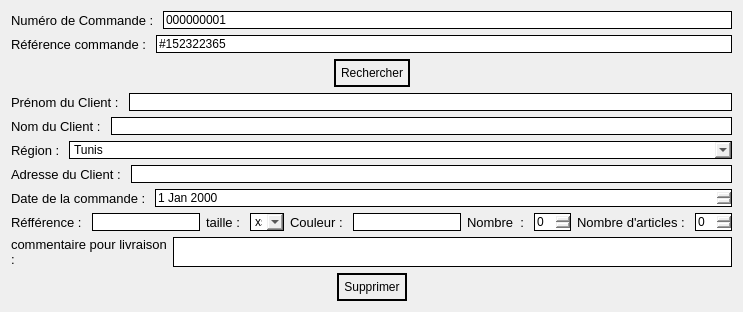
             <widget class="QWidget" name="tab_8">
              <attribute name="title">
               <string>   Supprimer Commande   </string>
              </attribute>
              <layout class="QGridLayout" name="gridLayout_14">
               <item row="0" column="0">
                <layout class="QVBoxLayout" name="verticalLayout_26">
                 <item>
                  <layout class="QHBoxLayout" name="horizontalLayout_72">
                   <item>
                    <widget class="QLabel" name="label_75">
                     <property name="font">
                      <font>
                       <family>Segoe UI</family>
                       <pointsize>10</pointsize>
                       <italic>false</italic>
                       <fontweight>DemiBold</fontweight>
                      </font>
                     </property>
                     <property name="styleSheet">
                      <string notr="true">font: 600 10pt &quot;Segoe UI&quot;;
color: rgb(0, 0, 0);</string>
                     </property>
                     <property name="text">
                      <string>Numéro de Commande : </string>
                     </property>
                    </widget>
                   </item>
                   <item>
                    <widget class="QLineEdit" name="lineEdit_39">
                     <property name="styleSheet">
                      <string notr="true">color: rgb(0, 0, 0);
border: 1px solid black;
font: 600 10pt &quot;Segoe UI&quot;;</string>
                     </property>
                     <property name="text">
                      <string>000000001</string>
                     </property>
                     <property name="readOnly">
                      <bool>true</bool>
                     </property>
                    </widget>
                   </item>
                  </layout>
                 </item>
                 <item>
                  <layout class="QHBoxLayout" name="horizontalLayout_73">
                   <item>
                    <widget class="QLabel" name="label_76">
                     <property name="font">
                      <font>
                       <family>Segoe UI</family>
                       <pointsize>10</pointsize>
                       <italic>false</italic>
                       <fontweight>DemiBold</fontweight>
                      </font>
                     </property>
                     <property name="styleSheet">
                      <string notr="true">font: 600 10pt &quot;Segoe UI&quot;;
color: rgb(0, 0, 0);</string>
                     </property>
                     <property name="text">
                      <string>Référence commande : </string>
                     </property>
                    </widget>
                   </item>
                   <item>
                    <widget class="QLineEdit" name="lineEdit_40">
                     <property name="styleSheet">
                      <string notr="true">color: rgb(0, 0, 0);
border: 1px solid black;
font: 600 10pt &quot;Segoe UI&quot;;</string>
                     </property>
                     <property name="text">
                      <string>#152322365</string>
                     </property>
                     <property name="readOnly">
                      <bool>true</bool>
                     </property>
                    </widget>
                   </item>
                  </layout>
                 </item>
                 <item>
                  <layout class="QHBoxLayout" name="horizontalLayout_74">
                   <item>
                    <spacer name="horizontalSpacer_35">
                     <property name="orientation">
                      <enum>Qt::Orientation::Horizontal</enum>
                     </property>
                     <property name="sizeHint" stdset="0">
                      <size>
                       <width>40</width>
                       <height>20</height>
                      </size>
                     </property>
                    </spacer>
                   </item>
                   <item>
                    <widget class="QPushButton" name="pushButton_35">
                     <property name="styleSheet">
                      <string notr="true">font: 600 12pt &quot;Segoe UI&quot;;
color: rgb(0, 0, 0);
 border: 2px solid black;
    border-radius: 15px;
    padding: 5px; 
selection-background-color: rgb(0, 21, 155);
</string>
                     </property>
                     <property name="text">
                      <string>Rechercher</string>
                     </property>
                    </widget>
                   </item>
                   <item>
                    <spacer name="horizontalSpacer_36">
                     <property name="orientation">
                      <enum>Qt::Orientation::Horizontal</enum>
                     </property>
                     <property name="sizeHint" stdset="0">
                      <size>
                       <width>40</width>
                       <height>20</height>
                      </size>
                     </property>
                    </spacer>
                   </item>
                  </layout>
                 </item>
                 <item>
                  <layout class="QHBoxLayout" name="horizontalLayout_75">
                   <item>
                    <widget class="QLabel" name="label_77">
                     <property name="font">
                      <font>
                       <family>Segoe UI</family>
                       <pointsize>10</pointsize>
                       <italic>false</italic>
                       <fontweight>DemiBold</fontweight>
                      </font>
                     </property>
                     <property name="styleSheet">
                      <string notr="true">font: 600 10pt &quot;Segoe UI&quot;;
color: rgb(0, 0, 0);</string>
                     </property>
                     <property name="text">
                      <string>Prénom du Client : </string>
                     </property>
                    </widget>
                   </item>
                   <item>
                    <widget class="QLineEdit" name="lineEdit_41">
                     <property name="styleSheet">
                      <string notr="true">color: rgb(0, 0, 0);
border: 1px solid black;
font: 600 10pt &quot;Segoe UI&quot;;</string>
                     </property>
                     <property name="text">
                      <string/>
                     </property>
                     <property name="readOnly">
                      <bool>true</bool>
                     </property>
                    </widget>
                   </item>
                  </layout>
                 </item>
                 <item>
                  <layout class="QHBoxLayout" name="horizontalLayout_76">
                   <item>
                    <widget class="QLabel" name="label_78">
                     <property name="font">
                      <font>
                       <family>Segoe UI</family>
                       <pointsize>10</pointsize>
                       <italic>false</italic>
                       <fontweight>DemiBold</fontweight>
                      </font>
                     </property>
                     <property name="styleSheet">
                      <string notr="true">font: 600 10pt &quot;Segoe UI&quot;;
color: rgb(0, 0, 0);</string>
                     </property>
                     <property name="text">
                      <string>Nom du Client : </string>
                     </property>
                    </widget>
                   </item>
                   <item>
                    <widget class="QLineEdit" name="lineEdit_42">
                     <property name="styleSheet">
                      <string notr="true">color: rgb(0, 0, 0);
border: 1px solid black;
font: 600 10pt &quot;Segoe UI&quot;;</string>
                     </property>
                     <property name="text">
                      <string/>
                     </property>
                     <property name="readOnly">
                      <bool>true</bool>
                     </property>
                    </widget>
                   </item>
                  </layout>
                 </item>
                 <item>
                  <layout class="QHBoxLayout" name="horizontalLayout_77">
                   <item>
                    <widget class="QLabel" name="label_79">
                     <property name="font">
                      <font>
                       <family>Segoe UI</family>
                       <pointsize>10</pointsize>
                       <italic>false</italic>
                       <fontweight>DemiBold</fontweight>
                      </font>
                     </property>
                     <property name="styleSheet">
                      <string notr="true">font: 600 10pt &quot;Segoe UI&quot;;
color: rgb(0, 0, 0);</string>
                     </property>
                     <property name="text">
                      <string>Région : </string>
                     </property>
                    </widget>
                   </item>
                   <item>
                    <widget class="QComboBox" name="comboBox_9">
                     <property name="sizePolicy">
                      <sizepolicy hsizetype="Expanding" vsizetype="Fixed">
                       <horstretch>0</horstretch>
                       <verstretch>0</verstretch>
                      </sizepolicy>
                     </property>
                     <property name="styleSheet">
                      <string notr="true">color: rgb(0, 0, 0);
border: 1px solid black;
font: 600 10pt &quot;Segoe UI&quot;;</string>
                     </property>
                     <item>
                      <property name="text">
                       <string>Tunis</string>
                      </property>
                     </item>
                     <item>
                      <property name="text">
                       <string>Sousse</string>
                      </property>
                     </item>
                     <item>
                      <property name="text">
                       <string>nabeul</string>
                      </property>
                     </item>
                    </widget>
                   </item>
                  </layout>
                 </item>
                 <item>
                  <layout class="QHBoxLayout" name="horizontalLayout_78">
                   <item>
                    <widget class="QLabel" name="label_80">
                     <property name="font">
                      <font>
                       <family>Segoe UI</family>
                       <pointsize>10</pointsize>
                       <italic>false</italic>
                       <fontweight>DemiBold</fontweight>
                      </font>
                     </property>
                     <property name="styleSheet">
                      <string notr="true">font: 600 10pt &quot;Segoe UI&quot;;
color: rgb(0, 0, 0);</string>
                     </property>
                     <property name="text">
                      <string>Adresse du Client : </string>
                     </property>
                    </widget>
                   </item>
                   <item>
                    <widget class="QLineEdit" name="lineEdit_43">
                     <property name="styleSheet">
                      <string notr="true">color: rgb(0, 0, 0);
border: 1px solid black;
font: 600 10pt &quot;Segoe UI&quot;;</string>
                     </property>
                     <property name="text">
                      <string/>
                     </property>
                     <property name="readOnly">
                      <bool>true</bool>
                     </property>
                    </widget>
                   </item>
                  </layout>
                 </item>
                 <item>
                  <layout class="QHBoxLayout" name="horizontalLayout_79">
                   <item>
                    <widget class="QLabel" name="label_81">
                     <property name="font">
                      <font>
                       <family>Segoe UI</family>
                       <pointsize>10</pointsize>
                       <italic>false</italic>
                       <fontweight>DemiBold</fontweight>
                      </font>
                     </property>
                     <property name="styleSheet">
                      <string notr="true">font: 600 10pt &quot;Segoe UI&quot;;
color: rgb(0, 0, 0);</string>
                     </property>
                     <property name="text">
                      <string>Date de la commande : </string>
                     </property>
                     <property name="scaledContents">
                      <bool>false</bool>
                     </property>
                     <property name="wordWrap">
                      <bool>false</bool>
                     </property>
                    </widget>
                   </item>
                   <item>
                    <widget class="QDateEdit" name="dateEdit_8">
                     <property name="sizePolicy">
                      <sizepolicy hsizetype="Expanding" vsizetype="Fixed">
                       <horstretch>0</horstretch>
                       <verstretch>0</verstretch>
                      </sizepolicy>
                     </property>
                     <property name="styleSheet">
                      <string notr="true">color: rgb(0, 0, 0);
border: 1px solid black;
font: 600 10pt &quot;Segoe UI&quot;;</string>
                     </property>
                    </widget>
                   </item>
                  </layout>
                 </item>
                 <item>
                  <layout class="QHBoxLayout" name="horizontalLayout_80">
                   <item>
                    <layout class="QHBoxLayout" name="horizontalLayout_81">
                     <item>
                      <layout class="QHBoxLayout" name="horizontalLayout_82">
                       <item>
                        <widget class="QLabel" name="label_82">
                         <property name="font">
                          <font>
                           <family>Segoe UI</family>
                           <pointsize>10</pointsize>
                           <italic>false</italic>
                           <fontweight>DemiBold</fontweight>
                          </font>
                         </property>
                         <property name="styleSheet">
                          <string notr="true">font: 600 10pt &quot;Segoe UI&quot;;
color: rgb(0, 0, 0);</string>
                         </property>
                         <property name="text">
                          <string>Réfférence : </string>
                         </property>
                        </widget>
                       </item>
                       <item>
                        <widget class="QLineEdit" name="lineEdit_44">
                         <property name="styleSheet">
                          <string notr="true">color: rgb(0, 0, 0);
border: 1px solid black;
font: 600 10pt &quot;Segoe UI&quot;;</string>
                         </property>
                         <property name="text">
                          <string/>
                         </property>
                         <property name="readOnly">
                          <bool>true</bool>
                         </property>
                        </widget>
                       </item>
                      </layout>
                     </item>
                     <item>
                      <layout class="QHBoxLayout" name="horizontalLayout_83">
                       <item>
                        <widget class="QLabel" name="label_83">
                         <property name="font">
                          <font>
                           <family>Segoe UI</family>
                           <pointsize>10</pointsize>
                           <italic>false</italic>
                           <fontweight>DemiBold</fontweight>
                          </font>
                         </property>
                         <property name="styleSheet">
                          <string notr="true">font: 600 10pt &quot;Segoe UI&quot;;
color: rgb(0, 0, 0);</string>
                         </property>
                         <property name="text">
                          <string>taille : </string>
                         </property>
                        </widget>
                       </item>
                       <item>
                        <widget class="QComboBox" name="comboBox_10">
                         <property name="styleSheet">
                          <string notr="true">color: rgb(0, 0, 0);
border: 1px solid black;
font: 600 10pt &quot;Segoe UI&quot;;</string>
                         </property>
                         <item>
                          <property name="text">
                           <string>xs</string>
                          </property>
                         </item>
                         <item>
                          <property name="text">
                           <string>s</string>
                          </property>
                         </item>
                         <item>
                          <property name="text">
                           <string>m</string>
                          </property>
                         </item>
                         <item>
                          <property name="text">
                           <string>l</string>
                          </property>
                         </item>
                         <item>
                          <property name="text">
                           <string>xl</string>
                          </property>
                         </item>
                         <item>
                          <property name="text">
                           <string>xxl</string>
                          </property>
                         </item>
                        </widget>
                       </item>
                      </layout>
                     </item>
                     <item>
                      <layout class="QHBoxLayout" name="horizontalLayout_84">
                       <item>
                        <widget class="QLabel" name="label_84">
                         <property name="font">
                          <font>
                           <family>Segoe UI</family>
                           <pointsize>10</pointsize>
                           <italic>false</italic>
                           <fontweight>DemiBold</fontweight>
                          </font>
                         </property>
                         <property name="styleSheet">
                          <string notr="true">font: 600 10pt &quot;Segoe UI&quot;;
color: rgb(0, 0, 0);</string>
                         </property>
                         <property name="text">
                          <string>Couleur : </string>
                         </property>
                        </widget>
                       </item>
                       <item>
                        <widget class="QLineEdit" name="lineEdit_45">
                         <property name="styleSheet">
                          <string notr="true">color: rgb(0, 0, 0);
border: 1px solid black;
font: 600 10pt &quot;Segoe UI&quot;;</string>
                         </property>
                         <property name="text">
                          <string/>
                         </property>
                         <property name="readOnly">
                          <bool>true</bool>
                         </property>
                        </widget>
                       </item>
                      </layout>
                     </item>
                     <item>
                      <layout class="QHBoxLayout" name="horizontalLayout_85">
                       <item>
                        <widget class="QLabel" name="label_85">
                         <property name="font">
                          <font>
                           <family>Segoe UI</family>
                           <pointsize>10</pointsize>
                           <italic>false</italic>
                           <fontweight>DemiBold</fontweight>
                          </font>
                         </property>
                         <property name="styleSheet">
                          <string notr="true">font: 600 10pt &quot;Segoe UI&quot;;
color: rgb(0, 0, 0);</string>
                         </property>
                         <property name="text">
                          <string>Nombre  : </string>
                         </property>
                        </widget>
                       </item>
                       <item>
                        <widget class="QSpinBox" name="spinBox_5">
                         <property name="styleSheet">
                          <string notr="true">color: rgb(0, 0, 0);
border: 1px solid black;
font: 600 10pt &quot;Segoe UI&quot;;</string>
                         </property>
                        </widget>
                       </item>
                      </layout>
                     </item>
                    </layout>
                   </item>
                   <item>
                    <widget class="QLabel" name="label_86">
                     <property name="font">
                      <font>
                       <family>Segoe UI</family>
                       <pointsize>10</pointsize>
                       <italic>false</italic>
                       <fontweight>DemiBold</fontweight>
                      </font>
                     </property>
                     <property name="styleSheet">
                      <string notr="true">font: 600 10pt &quot;Segoe UI&quot;;
color: rgb(0, 0, 0);</string>
                     </property>
                     <property name="text">
                      <string>Nombre d'articles : </string>
                     </property>
                    </widget>
                   </item>
                   <item>
                    <widget class="QSpinBox" name="spinBox_6">
                     <property name="styleSheet">
                      <string notr="true">color: rgb(0, 0, 0);
border: 1px solid black;
font: 600 10pt &quot;Segoe UI&quot;;</string>
                     </property>
                    </widget>
                   </item>
                  </layout>
                 </item>
                 <item>
                  <layout class="QHBoxLayout" name="horizontalLayout_86">
                   <item>
                    <widget class="QLabel" name="label_87">
                     <property name="font">
                      <font>
                       <family>Segoe UI</family>
                       <pointsize>10</pointsize>
                       <italic>false</italic>
                       <fontweight>DemiBold</fontweight>
                      </font>
                     </property>
                     <property name="styleSheet">
                      <string notr="true">font: 600 10pt &quot;Segoe UI&quot;;
color: rgb(0, 0, 0);</string>
                     </property>
                     <property name="text">
                      <string>commentaire pour livraison : </string>
                     </property>
                     <property name="wordWrap">
                      <bool>true</bool>
                     </property>
                    </widget>
                   </item>
                   <item>
                    <widget class="QLineEdit" name="lineEdit_46">
                     <property name="sizePolicy">
                      <sizepolicy hsizetype="Expanding" vsizetype="Preferred">
                       <horstretch>0</horstretch>
                       <verstretch>0</verstretch>
                      </sizepolicy>
                     </property>
                     <property name="styleSheet">
                      <string notr="true">color: rgb(0, 0, 0);
border: 1px solid black;
font: 600 10pt &quot;Segoe UI&quot;;</string>
                     </property>
                     <property name="text">
                      <string/>
                     </property>
                     <property name="readOnly">
                      <bool>true</bool>
                     </property>
                    </widget>
                   </item>
                  </layout>
                 </item>
                 <item>
                  <layout class="QHBoxLayout" name="horizontalLayout_87">
                   <item>
                    <spacer name="horizontalSpacer_37">
                     <property name="orientation">
                      <enum>Qt::Orientation::Horizontal</enum>
                     </property>
                     <property name="sizeHint" stdset="0">
                      <size>
                       <width>40</width>
                       <height>20</height>
                      </size>
                     </property>
                    </spacer>
                   </item>
                   <item>
                    <widget class="QPushButton" name="pushButton_37">
                     <property name="styleSheet">
                      <string notr="true">font: 600 12pt &quot;Segoe UI&quot;;
color: rgb(0, 0, 0);
 border: 2px solid black;
    border-radius: 15px;
    padding: 5px; 
selection-background-color: rgb(0, 21, 155);
</string>
                     </property>
                     <property name="text">
                      <string>Supprimer</string>
                     </property>
                    </widget>
                   </item>
                   <item>
                    <spacer name="horizontalSpacer_39">
                     <property name="orientation">
                      <enum>Qt::Orientation::Horizontal</enum>
                     </property>
                     <property name="sizeHint" stdset="0">
                      <size>
                       <width>40</width>
                       <height>20</height>
                      </size>
                     </property>
                    </spacer>
                   </item>
                  </layout>
                 </item>
                </layout>
               </item>
              </layout>
             </widget>
